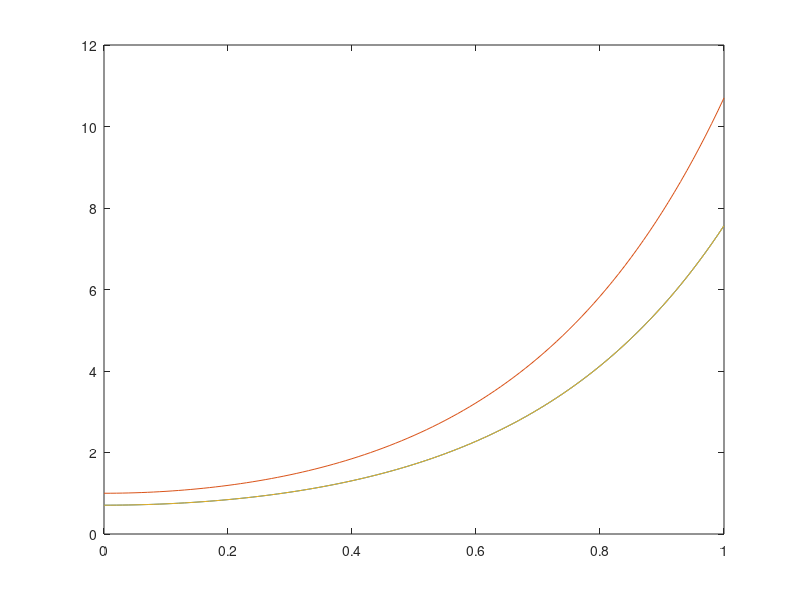

This chart was generated by the following MATLAB code:
# Ejercicio 27 integrador. Página 114
# Es de segundo orden en 'x' y en primer orden en 't'
# usando diferencia central

function diferencia_central


    L = 1.0;
    c = 1.0;
    dt = 0.01;
    dx = L / 4;

    # Discretizamos en 5 puntos
    x = 0.0 : dx : L;
    t = 0.0 : dt : 1.0;

    l = c * c /  (dx * dx);
    K = [-2, 1, 0; 1, -2, 1; 0, 1, -2];

    # Condiciones iniciales
    u_0 = [sin(pi * x(2) / L); sin(pi * x(3) / L); sin(pi * x(4) / L)];
    du_0 = [0; 0; 0];

    # Diferencia central
    start_prev = u_0 - dt * du_0 - dt * dt * 0.5 * l * K * u_0;

    u = [start_prev, u_0];

    for i = 2 : length(t)
        previous = u(:, i - 1);
        current = u(:, i);

        u(:, i + 1) = (2.0 * eye(3) - dt * dt * l * K) * current - previous;
    end

    plot(t, u(:, 2 : length(u)))

endfunction
